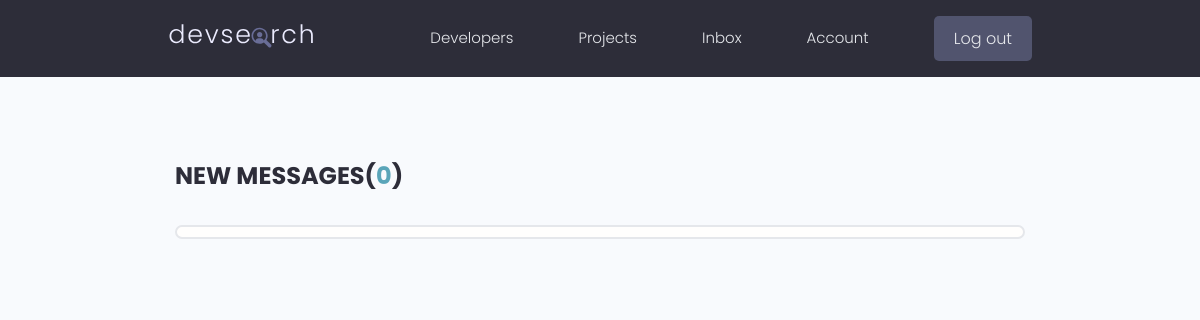
The app's page /inbox/ (signed in), older data.
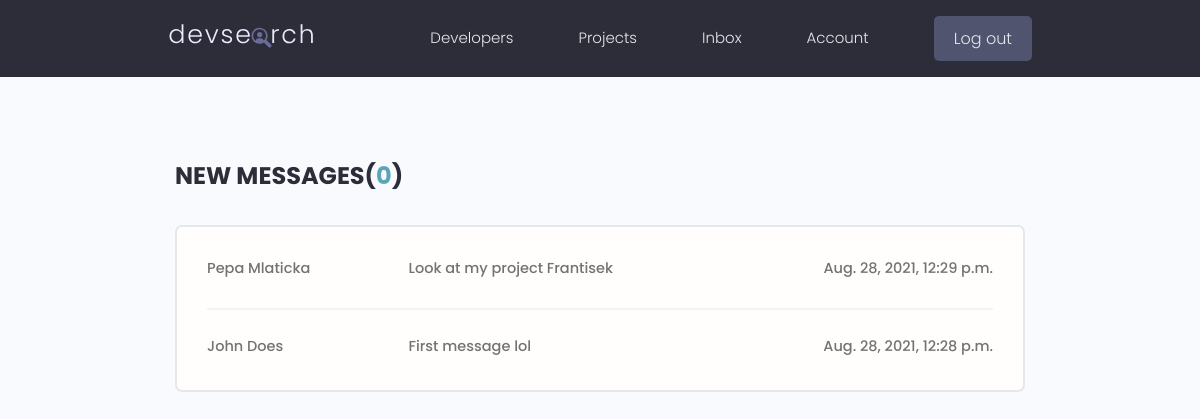
The same page, newer data.
### users/models.py (models this page shows, shortened)
class Message(models.Model):
    sender = models.ForeignKey(Profile, on_delete=models.SET_NULL, null=True, blank=True)
    recipient = models.ForeignKey(Profile, on_delete=models.SET_NULL, null=True, blank=True, related_name='messages')
    name = models.CharField(max_length=200, null=True, blank=True)
    email = models.EmailField(max_length=200, null=True, blank=True)
    subject = models.CharField(max_length=200, null=True, blank=True)
    body = models.TextField()
    is_read = models.BooleanField(default=False, null=True)
    created = models.DateTimeField(auto_now_add=True)
    id = models.UUIDField(default=uuid.uuid4, unique=True, primary_key=True, editable=False)
    class Meta:
        ordering = ['is_read', '-created']

### users/views.py (the view)
# urls.py: path('inbox/', views.inbox, name='inbox'),
@login_required(login_url='login')
def inbox(request):
    profile = request.user.profile
    messageRequest = profile.messages.all()
    unreadCount =   messageRequest.filter(is_read=False).count()
    context = {'messageRequest': messageRequest, 'unreadCount': unreadCount}
    return render(request, 'users/inbox.html', context)

### users/templates/users/inbox.html
{% extends 'main.html' %}
{% block content %}
<main class="inbox my-xl">
  <div class="content-box">
    <h3 class="inbox__title">New Messages(<span>{{ unreadCount }}</span>)</h3>
    <ul class="messages">
        {% for message in messageRequest %}
        <li class="message {% if message.is_read == False %}message--unread{% endif %}">
            <a href="{% url 'message' message.id %}">
            <span class="message__author">{{ message.name }}</span>
            <span class="message__subject">{{ message.subject }}</span>
            <span class="message__date">{{ message.created }}</span>
            </a>
        </li>
        {% endfor %}
    </ul>
  </div>
</main>
{% endblock content %}

Row changes from the older to the newer data that the page shows:
added Message: name "Pepa Mlaticka", subject "Look at my project Frantisek", created "Aug. 28, 2021, 12:29 p.m."
added Message: name "John Does", subject "First message lol", created "Aug. 28, 2021, 12:28 p.m."
